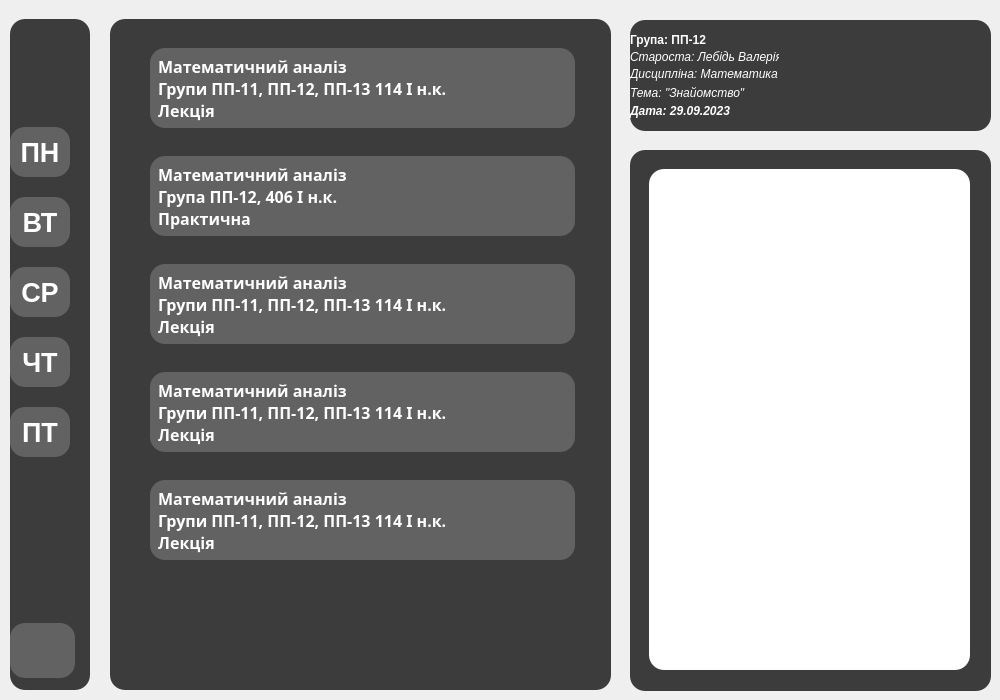
<?xml version="1.0" encoding="UTF-8"?>
<ui version="4.0">
 <class>mainpage</class>
 <widget class="QDialog" name="mainpage">
  <property name="geometry">
   <rect>
    <x>0</x>
    <y>0</y>
    <width>1000</width>
    <height>700</height>
   </rect>
  </property>
  <property name="windowTitle">
   <string>Dialog</string>
  </property>
  <property name="styleSheet">
   <string notr="true">#mainpage {
	
	background-image: url(:/images/musthave.jpg);
}</string>
  </property>
  <widget class="QWidget" name="widget" native="true">
   <property name="geometry">
    <rect>
     <x>10</x>
     <y>19</y>
     <width>80</width>
     <height>671</height>
    </rect>
   </property>
   <property name="styleSheet">
    <string notr="true">#widget {
	background-color: rgb(60, 60, 60);
    border-radius: 15px;
    padding: 4px;
}</string>
   </property>
   <layout class="QVBoxLayout" name="verticalLayout_2">
    <item>
     <layout class="QVBoxLayout" name="verticalLayout">
      <property name="spacing">
       <number>20</number>
      </property>
      <property name="topMargin">
       <number>16</number>
      </property>
      <item>
       <widget class="QLabel" name="label">
        <property name="minimumSize">
         <size>
          <width>60</width>
          <height>60</height>
         </size>
        </property>
        <property name="maximumSize">
         <size>
          <width>60</width>
          <height>60</height>
         </size>
        </property>
        <property name="text">
         <string/>
        </property>
        <property name="pixmap">
         <pixmap>../images/home.png</pixmap>
        </property>
        <property name="scaledContents">
         <bool>true</bool>
        </property>
       </widget>
      </item>
      <item>
       <widget class="QPushButton" name="monday">
        <property name="minimumSize">
         <size>
          <width>60</width>
          <height>50</height>
         </size>
        </property>
        <property name="maximumSize">
         <size>
          <width>60</width>
          <height>50</height>
         </size>
        </property>
        <property name="font">
         <font>
          <pointsize>20</pointsize>
          <bold>true</bold>
         </font>
        </property>
        <property name="styleSheet">
         <string notr="true">QPushButton {
    background-color: rgba(255, 255, 255, 50);
    color: white;
    border-radius: 15px;
    padding: 4px;
}

QPushButton:hover {
        background-color: rgba(255, 255, 255, 85);
}
QPushButton:pressed {
    background-color: rgba(255, 255, 255, 150);
}</string>
        </property>
        <property name="text">
         <string>ПН</string>
        </property>
       </widget>
      </item>
      <item>
       <widget class="QPushButton" name="tuesday">
        <property name="minimumSize">
         <size>
          <width>60</width>
          <height>50</height>
         </size>
        </property>
        <property name="maximumSize">
         <size>
          <width>60</width>
          <height>50</height>
         </size>
        </property>
        <property name="font">
         <font>
          <pointsize>20</pointsize>
          <bold>true</bold>
         </font>
        </property>
        <property name="styleSheet">
         <string notr="true">QPushButton {
    background-color: rgba(255, 255, 255, 50);
    color: white;
    border-radius: 15px;
    padding: 4px;
}

QPushButton:hover {
        background-color: rgba(255, 255, 255, 85);
}
QPushButton:pressed {
    background-color: rgba(255, 255, 255, 150);
}</string>
        </property>
        <property name="text">
         <string>ВТ</string>
        </property>
       </widget>
      </item>
      <item>
       <widget class="QPushButton" name="wednesday">
        <property name="minimumSize">
         <size>
          <width>60</width>
          <height>50</height>
         </size>
        </property>
        <property name="maximumSize">
         <size>
          <width>60</width>
          <height>50</height>
         </size>
        </property>
        <property name="font">
         <font>
          <pointsize>20</pointsize>
          <bold>true</bold>
         </font>
        </property>
        <property name="styleSheet">
         <string notr="true">QPushButton {
    background-color: rgba(255, 255, 255, 50);
    color: white;
    border-radius: 15px;
    padding: 4px;
}

QPushButton:hover {
        background-color: rgba(255, 255, 255, 85);
}
QPushButton:pressed {
    background-color: rgba(255, 255, 255, 150);
}</string>
        </property>
        <property name="text">
         <string>СР</string>
        </property>
       </widget>
      </item>
      <item>
       <widget class="QPushButton" name="thursday">
        <property name="minimumSize">
         <size>
          <width>60</width>
          <height>50</height>
         </size>
        </property>
        <property name="maximumSize">
         <size>
          <width>60</width>
          <height>50</height>
         </size>
        </property>
        <property name="font">
         <font>
          <pointsize>20</pointsize>
          <bold>true</bold>
         </font>
        </property>
        <property name="styleSheet">
         <string notr="true">QPushButton {
    background-color: rgba(255, 255, 255, 50);
    color: white;
    border-radius: 15px;
    padding: 4px;
}

QPushButton:hover {
        background-color: rgba(255, 255, 255, 85);
}
QPushButton:pressed {
    background-color: rgba(255, 255, 255, 150);
}</string>
        </property>
        <property name="text">
         <string>ЧТ</string>
        </property>
       </widget>
      </item>
      <item>
       <widget class="QPushButton" name="friday">
        <property name="minimumSize">
         <size>
          <width>60</width>
          <height>50</height>
         </size>
        </property>
        <property name="maximumSize">
         <size>
          <width>60</width>
          <height>50</height>
         </size>
        </property>
        <property name="font">
         <font>
          <pointsize>20</pointsize>
          <bold>true</bold>
         </font>
        </property>
        <property name="styleSheet">
         <string notr="true">QPushButton {
    background-color: rgba(255, 255, 255, 50);
    color: white;
    border-radius: 15px;
    padding: 4px;
}

QPushButton:hover {
        background-color: rgba(255, 255, 255, 85);
}
QPushButton:pressed {
    background-color: rgba(255, 255, 255, 150);
}</string>
        </property>
        <property name="text">
         <string>ПТ</string>
        </property>
       </widget>
      </item>
      <item>
       <layout class="QVBoxLayout" name="verticalLayout_4">
        <property name="topMargin">
         <number>146</number>
        </property>
        <property name="bottomMargin">
         <number>0</number>
        </property>
        <item>
         <widget class="QPushButton" name="singout">
          <property name="maximumSize">
           <size>
            <width>65</width>
            <height>55</height>
           </size>
          </property>
          <property name="styleSheet">
           <string notr="true">QPushButton {
    background-color: rgba(255, 255, 255, 50);
    color: white;
    border-radius: 15px;
    padding: 4px;
}

QPushButton:hover {
        background-color: rgba(255, 255, 255, 85);
}
QPushButton:pressed {
    background-color: rgba(255, 255, 255, 150);
}</string>
          </property>
          <property name="text">
           <string/>
          </property>
          <property name="icon">
           <iconset resource="images.qrc">
            <normaloff>:/images/change.png</normaloff>:/images/change.png</iconset>
          </property>
          <property name="iconSize">
           <size>
            <width>50</width>
            <height>100</height>
           </size>
          </property>
         </widget>
        </item>
       </layout>
      </item>
     </layout>
    </item>
   </layout>
  </widget>
  <widget class="QWidget" name="widget_2" native="true">
   <property name="geometry">
    <rect>
     <x>110</x>
     <y>19</y>
     <width>501</width>
     <height>671</height>
    </rect>
   </property>
   <property name="styleSheet">
    <string notr="true">#widget_2 {background-color: rgb(60, 60, 60);
    border-radius: 15px;
    padding: 4px;
}</string>
   </property>
   <widget class="QStackedWidget" name="stackedWidget">
    <property name="geometry">
     <rect>
      <x>10</x>
      <y>10</y>
      <width>481</width>
      <height>651</height>
     </rect>
    </property>
    <property name="minimumSize">
     <size>
      <width>0</width>
      <height>0</height>
     </size>
    </property>
    <property name="maximumSize">
     <size>
      <width>4366</width>
      <height>546546</height>
     </size>
    </property>
    <property name="styleSheet">
     <string notr="true">QStackedWidget &gt; QWidget{
	background-color: rgb(60, 60, 60);
    border-radius: 15px;
    padding: 4px;
 }</string>
    </property>
    <property name="currentIndex">
     <number>1</number>
    </property>
    <widget class="QWidget" name="page"/>
    <widget class="QWidget" name="page_2">
     <widget class="QWidget" name="verticalLayoutWidget_2">
      <property name="geometry">
       <rect>
        <x>10</x>
        <y>11</y>
        <width>461</width>
        <height>631</height>
       </rect>
      </property>
      <layout class="QVBoxLayout" name="verticalLayout_3">
       <property name="spacing">
        <number>20</number>
       </property>
       <property name="leftMargin">
        <number>20</number>
       </property>
       <property name="bottomMargin">
        <number>100</number>
       </property>
       <item>
        <widget class="QPushButton" name="second">
         <property name="minimumSize">
          <size>
           <width>425</width>
           <height>80</height>
          </size>
         </property>
         <property name="maximumSize">
          <size>
           <width>425</width>
           <height>80</height>
          </size>
         </property>
         <property name="font">
          <font>
           <family>Source Code Pro</family>
           <pointsize>12</pointsize>
           <bold>true</bold>
          </font>
         </property>
         <property name="styleSheet">
          <string notr="true">QPushButton {
    background-color: rgba(255, 255, 255, 50);
    color: white;
    border-radius: 15px;
	text-align: left; 
	padding-left: 5px;
    padding: 4px;
}

QPushButton:hover {
        background-color: rgba(255, 255, 255, 85);
}
QPushButton:pressed {
    background-color: rgba(255, 255, 255, 150);
}</string>
         </property>
         <property name="text">
          <string> Математичний аналіз
 Групи ПП-11, ПП-12, ПП-13 114 I н.к.
 Лекція</string>
         </property>
        </widget>
       </item>
       <item>
        <widget class="QPushButton" name="fisrt">
         <property name="minimumSize">
          <size>
           <width>425</width>
           <height>80</height>
          </size>
         </property>
         <property name="maximumSize">
          <size>
           <width>425</width>
           <height>80</height>
          </size>
         </property>
         <property name="font">
          <font>
           <family>Source Code Pro</family>
           <pointsize>12</pointsize>
           <bold>true</bold>
          </font>
         </property>
         <property name="styleSheet">
          <string notr="true">QPushButton {
    background-color: rgba(255, 255, 255, 50);
    color: white;
    border-radius: 15px;
	text-align: left; 
	padding-left: 5px;
    padding: 4px;
}

QPushButton:hover {
        background-color: rgba(255, 255, 255, 85);
}
QPushButton:pressed {
    background-color: rgba(255, 255, 255, 150);
}</string>
         </property>
         <property name="text">
          <string> Математичний аналіз
 Група ПП-12, 406 I н.к.
 Практична</string>
         </property>
        </widget>
       </item>
       <item>
        <widget class="QPushButton" name="fourth">
         <property name="minimumSize">
          <size>
           <width>425</width>
           <height>80</height>
          </size>
         </property>
         <property name="maximumSize">
          <size>
           <width>425</width>
           <height>80</height>
          </size>
         </property>
         <property name="font">
          <font>
           <family>Source Code Pro</family>
           <pointsize>12</pointsize>
           <bold>true</bold>
          </font>
         </property>
         <property name="styleSheet">
          <string notr="true">QPushButton {
    background-color: rgba(255, 255, 255, 50);
    color: white;
    border-radius: 15px;
	text-align: left; 
	padding-left: 5px;
    padding: 4px;
}

QPushButton:hover {
        background-color: rgba(255, 255, 255, 85);
}
QPushButton:pressed {
    background-color: rgba(255, 255, 255, 150);
}</string>
         </property>
         <property name="text">
          <string> Математичний аналіз
 Групи ПП-11, ПП-12, ПП-13 114 I н.к.
 Лекція</string>
         </property>
        </widget>
       </item>
       <item>
        <widget class="QPushButton" name="third">
         <property name="minimumSize">
          <size>
           <width>425</width>
           <height>80</height>
          </size>
         </property>
         <property name="maximumSize">
          <size>
           <width>425</width>
           <height>80</height>
          </size>
         </property>
         <property name="font">
          <font>
           <family>Source Code Pro</family>
           <pointsize>12</pointsize>
           <bold>true</bold>
          </font>
         </property>
         <property name="styleSheet">
          <string notr="true">QPushButton {
    background-color: rgba(255, 255, 255, 50);
    color: white;
    border-radius: 15px;
	text-align: left; 
	padding-left: 5px;
    padding: 4px;
}

QPushButton:hover {
        background-color: rgba(255, 255, 255, 85);
}
QPushButton:pressed {
    background-color: rgba(255, 255, 255, 150);
}</string>
         </property>
         <property name="text">
          <string> Математичний аналіз
 Групи ПП-11, ПП-12, ПП-13 114 I н.к.
 Лекція</string>
         </property>
        </widget>
       </item>
       <item>
        <widget class="QPushButton" name="fiveth">
         <property name="minimumSize">
          <size>
           <width>425</width>
           <height>80</height>
          </size>
         </property>
         <property name="maximumSize">
          <size>
           <width>425</width>
           <height>80</height>
          </size>
         </property>
         <property name="font">
          <font>
           <family>Source Code Pro</family>
           <pointsize>12</pointsize>
           <bold>true</bold>
          </font>
         </property>
         <property name="styleSheet">
          <string notr="true">QPushButton {
    background-color: rgba(255, 255, 255, 50);
    color: white;
    border-radius: 15px;
	text-align: left; 
	padding-left: 5px;
    padding: 4px;
}

QPushButton:hover {
        background-color: rgba(255, 255, 255, 85);
}
QPushButton:pressed {
    background-color: rgba(255, 255, 255, 150);
}</string>
         </property>
         <property name="text">
          <string> Математичний аналіз
 Групи ПП-11, ПП-12, ПП-13 114 I н.к.
 Лекція</string>
         </property>
        </widget>
       </item>
      </layout>
     </widget>
    </widget>
   </widget>
  </widget>
  <widget class="QWidget" name="widget_3" native="true">
   <property name="geometry">
    <rect>
     <x>630</x>
     <y>20</y>
     <width>361</width>
     <height>111</height>
    </rect>
   </property>
   <property name="styleSheet">
    <string notr="true">#widget_3 {background-color: rgb(60, 60, 60);
    border-radius: 15px;
    padding: 4px;
}</string>
   </property>
   <layout class="QGridLayout" name="gridLayout">
    <item row="0" column="0">
     <layout class="QHBoxLayout" name="horizontalLayout">
      <property name="spacing">
       <number>0</number>
      </property>
      <property name="leftMargin">
       <number>0</number>
      </property>
      <item>
       <layout class="QVBoxLayout" name="verticalLayout_5">
        <item>
         <widget class="QLabel" name="label_3">
          <property name="minimumSize">
           <size>
            <width>80</width>
            <height>15</height>
           </size>
          </property>
          <property name="font">
           <font>
            <pointsize>9</pointsize>
            <bold>true</bold>
           </font>
          </property>
          <property name="styleSheet">
           <string notr="true"> color: white;</string>
          </property>
          <property name="text">
           <string>Група: ПП-12</string>
          </property>
         </widget>
        </item>
        <item>
         <widget class="QLabel" name="label_4">
          <property name="minimumSize">
           <size>
            <width>149</width>
            <height>16</height>
           </size>
          </property>
          <property name="maximumSize">
           <size>
            <width>149</width>
            <height>16</height>
           </size>
          </property>
          <property name="font">
           <font>
            <italic>true</italic>
           </font>
          </property>
          <property name="styleSheet">
           <string notr="true"> color: white;</string>
          </property>
          <property name="text">
           <string>Староста: Лебідь Валерія</string>
          </property>
         </widget>
        </item>
        <item>
         <widget class="QLabel" name="label_5">
          <property name="minimumSize">
           <size>
            <width>141</width>
            <height>16</height>
           </size>
          </property>
          <property name="font">
           <font>
            <italic>true</italic>
           </font>
          </property>
          <property name="styleSheet">
           <string notr="true"> color: white;</string>
          </property>
          <property name="text">
           <string>Дисципліна: Математика</string>
          </property>
         </widget>
        </item>
        <item>
         <widget class="QLabel" name="label_6">
          <property name="minimumSize">
           <size>
            <width>111</width>
            <height>16</height>
           </size>
          </property>
          <property name="font">
           <font>
            <italic>true</italic>
           </font>
          </property>
          <property name="styleSheet">
           <string notr="true"> color: white;</string>
          </property>
          <property name="text">
           <string>Тема: &quot;Знайомство&quot;</string>
          </property>
         </widget>
        </item>
        <item>
         <widget class="QLabel" name="label_7">
          <property name="minimumSize">
           <size>
            <width>91</width>
            <height>16</height>
           </size>
          </property>
          <property name="font">
           <font>
            <italic>true</italic>
            <bold>true</bold>
           </font>
          </property>
          <property name="styleSheet">
           <string notr="true"> color: white;</string>
          </property>
          <property name="text">
           <string>Дата: 29.09.2023</string>
          </property>
         </widget>
        </item>
       </layout>
      </item>
     </layout>
    </item>
    <item row="0" column="1">
     <widget class="QLabel" name="label_2">
      <property name="minimumSize">
       <size>
        <width>90</width>
        <height>90</height>
       </size>
      </property>
      <property name="maximumSize">
       <size>
        <width>90</width>
        <height>90</height>
       </size>
      </property>
      <property name="styleSheet">
       <string notr="true"/>
      </property>
      <property name="text">
       <string/>
      </property>
      <property name="pixmap">
       <pixmap resource="images.qrc">:/images/image.png</pixmap>
      </property>
      <property name="scaledContents">
       <bool>true</bool>
      </property>
     </widget>
    </item>
   </layout>
  </widget>
  <widget class="QWidget" name="widget_4" native="true">
   <property name="geometry">
    <rect>
     <x>630</x>
     <y>150</y>
     <width>361</width>
     <height>541</height>
    </rect>
   </property>
   <property name="styleSheet">
    <string notr="true">#widget_4 {background-color: rgb(60, 60, 60);
    border-radius: 15px;
    padding: 4px;
}</string>
   </property>
   <widget class="QWidget" name="widget_5" native="true">
    <property name="geometry">
     <rect>
      <x>19</x>
      <y>19</y>
      <width>321</width>
      <height>501</height>
     </rect>
    </property>
    <property name="styleSheet">
     <string notr="true">#widget_5 {background-color: rgb(255, 255, 255);
    border-radius: 15px;
    padding: 4px;
}</string>
    </property>
   </widget>
  </widget>
 </widget>
 <resources>
  <include location="images.qrc"/>
 </resources>
 <connections/>
</ui>
